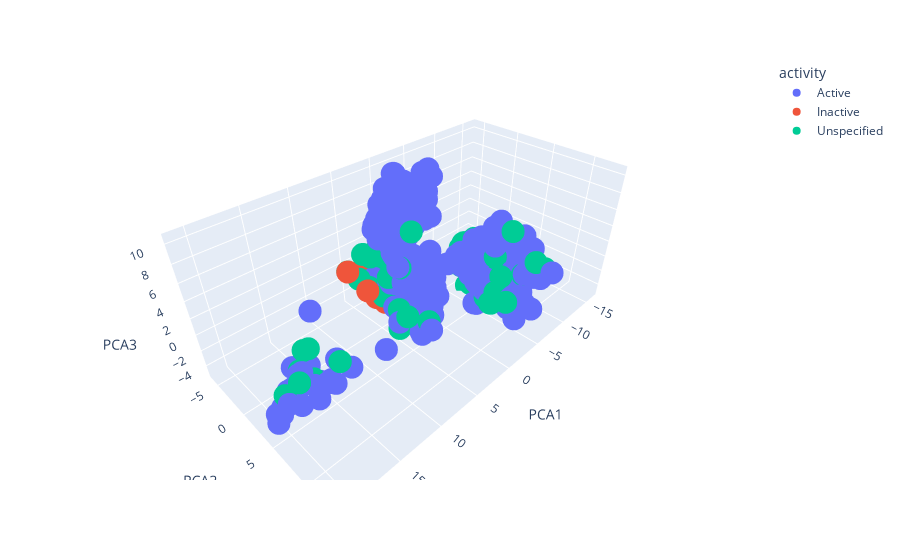

Notebook code cell kept with this figure:
### Code cell
fig = px.scatter_3d(df_x_pca_smiles, x='PCA1', y='PCA2', z='PCA3', color='activity')
fig.show()

### Figure 1 — Plotly figure (JSON) as saved in the notebook; plotly's stock layout.template omitted (floating-point values rounded to 4 significant figures; data arrays with more than 128 entries replaced by an {"elided": "..."} marker saying what was removed)
{"data": [{"hovertemplate": "activity=Active<br>PCA1=%{x}<br>PCA2=%{y}<br>PCA3=%{z}<extra></extra>", "legendgroup": "Active", "marker": {"color": "#636efa", "symbol": "circle"}, "mode": "markers", "name": "Active", "scene": "scene", "showlegend": true, "type": "scatter3d", "x": {"elided": "1053 float values"}, "y": {"elided": "1053 float values"}, "z": {"elided": "1053 float values"}}, {"hovertemplate": "activity=Inactive<br>PCA1=%{x}<br>PCA2=%{y}<br>PCA3=%{z}<extra></extra>", "legendgroup": "Inactive", "marker": {"color": "#EF553B", "symbol": "circle"}, "mode": "markers", "name": "Inactive", "scene": "scene", "showlegend": true, "type": "scatter3d", "x": {"elided": "304 float values"}, "y": {"elided": "304 float values"}, "z": {"elided": "304 float values"}}, {"hovertemplate": "activity=Unspecified<br>PCA1=%{x}<br>PCA2=%{y}<br>PCA3=%{z}<extra></extra>", "legendgroup": "Unspecified", "marker": {"color": "#00cc96", "symbol": "circle"}, "mode": "markers", "name": "Unspecified", "scene": "scene", "showlegend": true, "type": "scatter3d", "x": {"elided": "191 float values"}, "y": {"elided": "191 float values"}, "z": {"elided": "191 float values"}}], "layout": {"legend": {"title": {"text": "activity"}, "tracegroupgap": 0}, "margin": {"t": 60}, "scene": {"domain": {"x": [0, 1], "y": [0, 1]}, "xaxis": {"title": {"text": "PCA1"}}, "yaxis": {"title": {"text": "PCA2"}}, "zaxis": {"title": {"text": "PCA3"}}}}}
